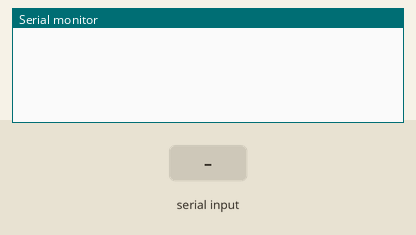
This sketch was run on a simulated Arduino Uno, built with avr-gcc and run on an emulated ATmega328P. On the bench: the last lines printed to the serial monitor. The inputs (shaded band) are chosen by the test bench.

Above: at 1.2 s.
1.3 s: "90,45\n" received over Serial
At 2.4 s:
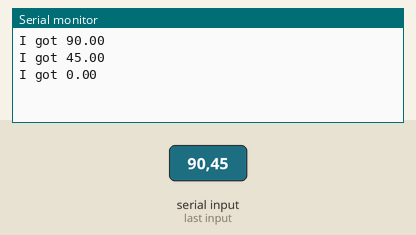
2.8 s: "30,150\n" received over Serial
At 3.5 s:
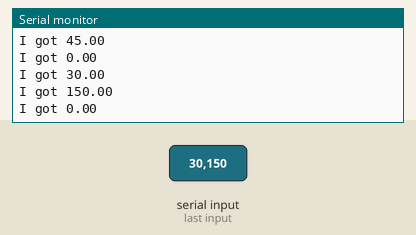
Timing chart, 0 to 5.8 s (numbered marks = the images above; inputs shaded):
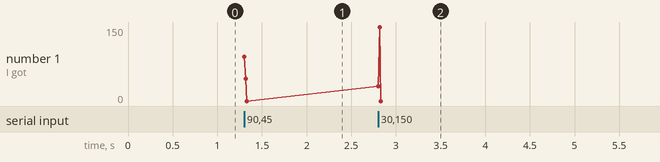

Measured:
- after the input at 1.3 s, the serial monitor: prints a new line at once (image 1)
- after the input at 2.8 s, the serial monitor: prints a new line at once (image 2)

The sketch:

user-numbinputs.ino
```cpp
// C++ code

float b;
//
void setup()
{
  Serial.begin(9600);
  Serial.setTimeout(10);
}

void loop()
{
  while (Serial.available() == 0) {}
  b = Serial.parseFloat();
  Serial.print("I got ");
  Serial.println(b);
}
```
